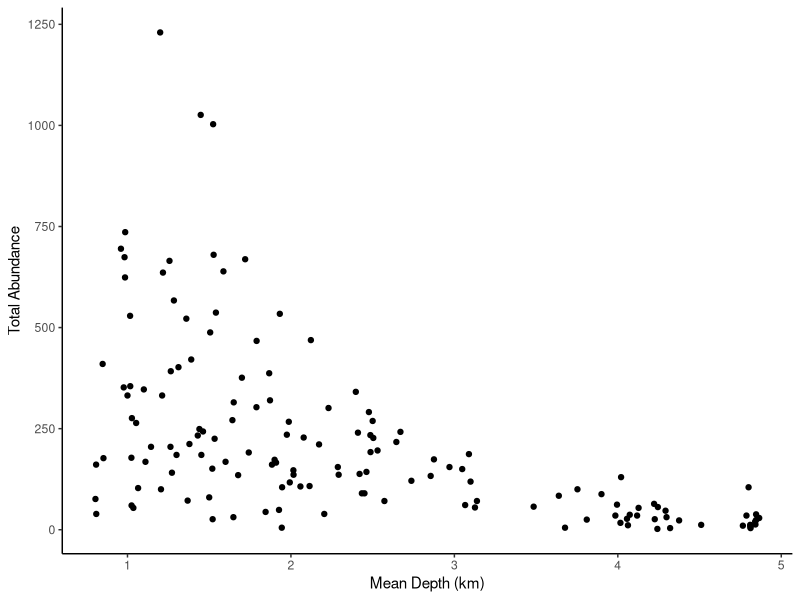

This figure's R source:
#!usr/bin/Rscript --vanilla
# GLM WEEK: Poisson Models

## Imports ##
require(tidyverse)
require(MASS)
require(ggpubr)

fish <- read.csv("../data/fisheries.csv", stringsAsFactors = T)

## Does total abundance change with mean depth? ##
p <- ggplot(fish, aes(x = MeanDepth, y = TotAbund)) + geom_point() + 
  labs(x = "Mean Depth (km)", y = "Total Abundance") + theme_classic()

print(p)

# Model equation: in(TotAbund) = B0 + B1 * MeanDepth

M1 <- glm(TotAbund~MeanDepth, data = fish, family = "poisson")
print(summary(M1))